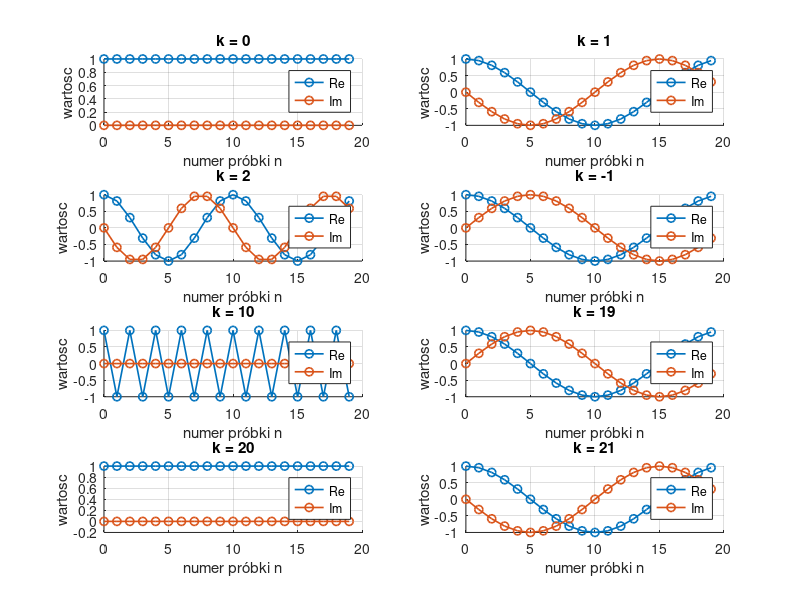

This figure's MATLAB source:
clc; clear; close all;

% parametry
N = 20; % liczba probek
k_values = [0, 1, 2, -1, 10, N-1, N, N+1]; % Wybrane wartości k

% wektor numerów probek
n = 0:(N-1);

% tworzenie okna z wykresami
num_k = length(k_values);  % liczba wartości k
rows = ceil(num_k / 2);    % liczba wierszy w układzie subplotów

figure;
for i = 1:num_k
    k = k_values(i);

    % obliczenie funkcji bazowej
    f = exp(-1i * 2 * pi * k * n / N);

    % nowy subplot
    subplot(rows, 2, i);
    hold on; grid on;

    % rysowanie czesci rzeczywistej i urojonej
    plot(n, real(f), '-o', 'LineWidth', 1.2, 'DisplayName', 'Re');
    plot(n, imag(f), '-o', 'LineWidth', 1.2, 'DisplayName', 'Im');

    % opis wykresu
    title(['k = ' num2str(k)]);
    xlabel('numer próbki n');
    ylabel('wartosc');
    legend show;
endfor

